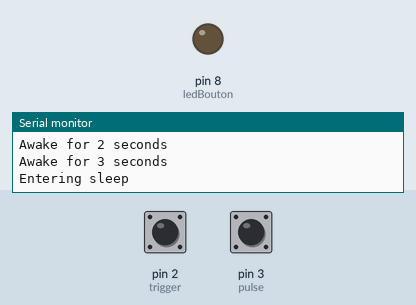
This sketch was run on a simulated Arduino Uno, built with avr-gcc and run on an emulated ATmega328P. Shown: output pins drawn as LEDs (lit = HIGH), the last lines printed to the serial monitor. The inputs (shaded band) are chosen by the test bench; at power-on: pin 2 (trigger) HIGH, pin 3 (pulse) LOW. Sleep ends after the set time or at an interrupt.

Above: at 4.2 s.
4.3 s: pin 2 (trigger) pulled LOW for 0.15 s
At 4.9 s:
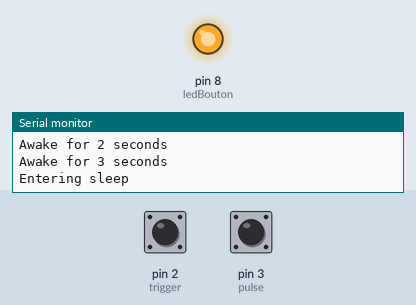
5.9 s: pin 2 (trigger) pulled LOW for 1 s
At 9.7 s:
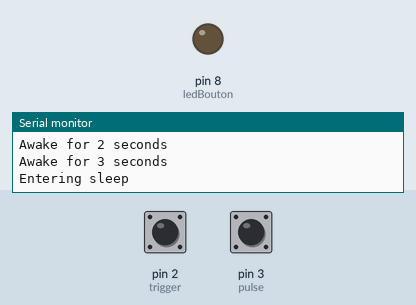
Timing chart, 0 to 11.2 s (numbered marks = the images above; inputs shaded):
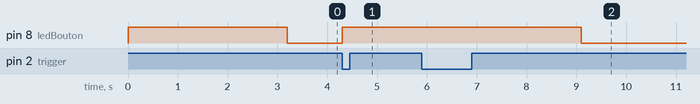

The sketch:

Sleep_mode.ino
```cpp
#include <avr/sleep.h>
#include <avr/power.h>


int trigger = 2;
int pulse = 3;
int ledBouton=8;
int seconds=0;

void Light(void)
{
  //Allumer la LED du bouton
  digitalWrite(ledBouton, HIGH);

}


void enterSleep(void)
{
  /* Setup pin2 as an interrupt and attach handler. */
  attachInterrupt(0, Light, FALLING);
  attachInterrupt(1, Light, RISING);
  delay(100);
  set_sleep_mode(SLEEP_MODE_PWR_DOWN);
  sleep_enable();
  sleep_mode();
  /* The program will continue from here.
  First thing to do is disable sleep. */
  detachInterrupt(0);
  detachInterrupt(1);
  sleep_disable();
}

void setup()
{
  Serial.begin(9600);
  /* Setup the pin direction. */
  pinMode(pulse, INPUT);
  pinMode(trigger, INPUT);
  digitalWrite (trigger, HIGH);
  pinMode(ledBouton, OUTPUT);
  digitalWrite (ledBouton, HIGH);
}

void loop()
{
  delay(1000);
  seconds++;

  Serial.print("Awake for ");
  Serial.print(seconds, DEC);
  Serial.println(" seconds");

  if(seconds == 3)
  {
    Serial.println("Entering sleep");
    delay(200);
    seconds = 0;
    digitalWrite(ledBouton,LOW);
    delay(1000);
    enterSleep();
  }

}
```

Measured:
- after the input at 4.3 s, pin 8 (ledBouton): LOW → HIGH at once
- after the input at 5.9 s, pin 8 (ledBouton): HIGH → LOW after 3.2 s
